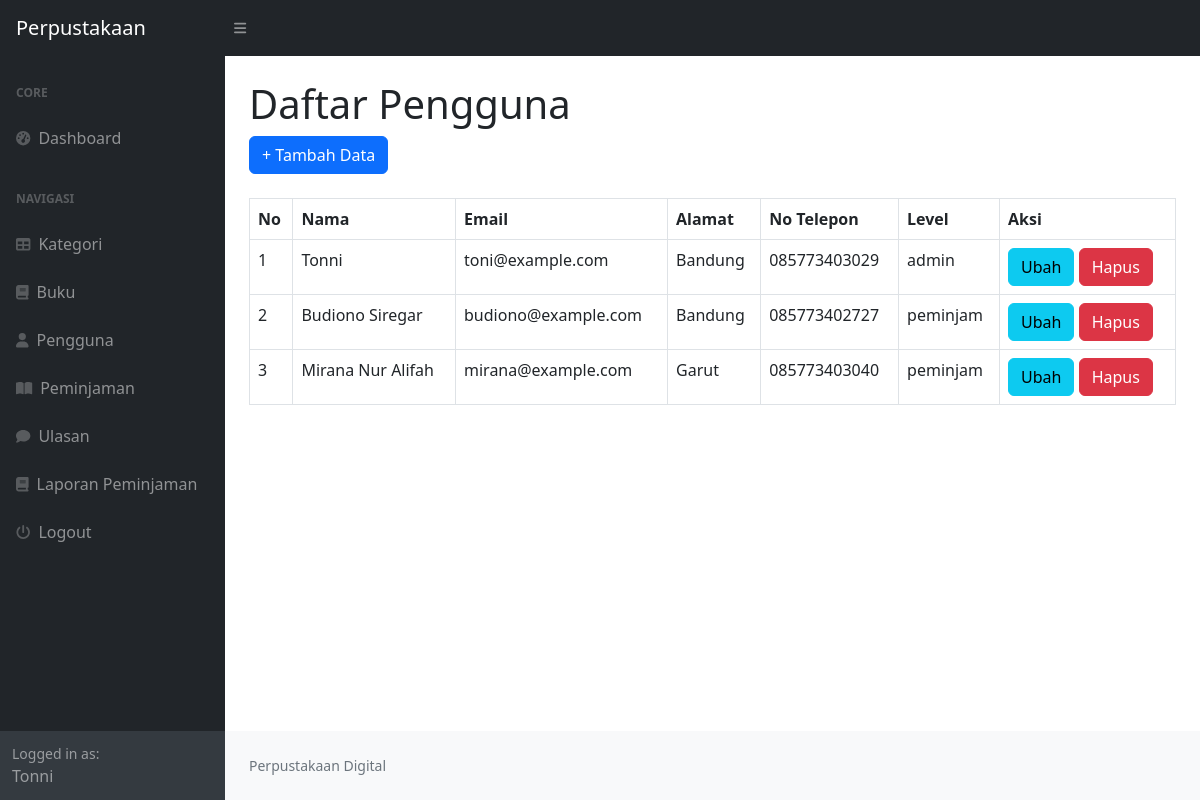
The page /index.php?page=user (signed in) on the database as committed earlier.
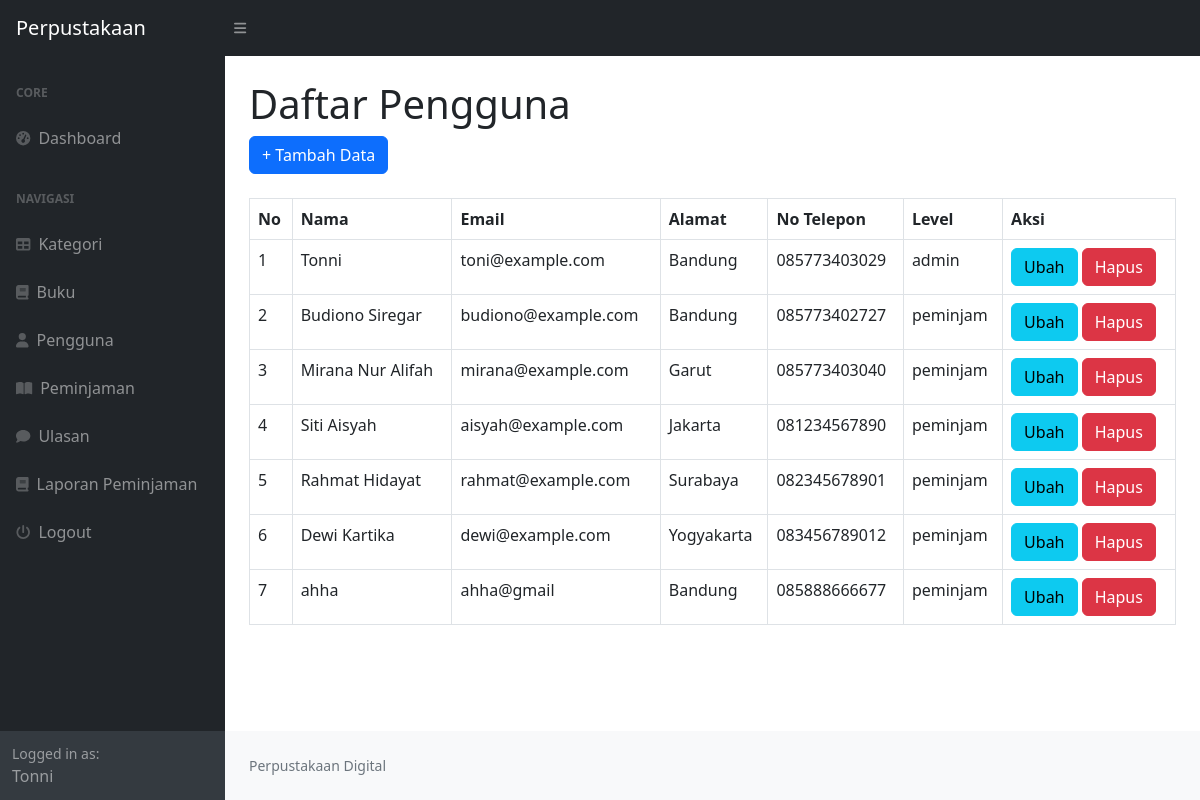
The same page on the database as committed later.
### tables this page shows
CREATE TABLE `user` (
  `id_user` int NOT NULL,
  `nama` varchar(255) DEFAULT NULL,
  `username` varchar(255) DEFAULT NULL,
  `password` varchar(255) DEFAULT NULL,
  `email` varchar(255) DEFAULT NULL,
  `alamat` text,
  `no_telepon` varchar(255) DEFAULT NULL,
  `level` enum('admin','peminjam') DEFAULT NULL
);

### user.php (the view)
<h1 class="mt-4">Daftar Pengguna</h1>
<div class="row">
    <div class="col-md-12">
        <a href="?page=user_tambah" class="btn btn-primary">+ Tambah Data</a>
        <br>
        <br>
        <table class="table table-bordered" id="dataTable" width="100%" cellspacin="5">
            <tr>
                <th>No</th>
                <th>Nama</th>
                <th>Email</th>
                <th>Alamat</th>
                <th>No Telepon</th>
                <th>Level</th>
                <th>Aksi</th>
            </tr>
            <?php
            $i = 1;
                $query = mysqli_query($koneksi, "SELECT id_user, nama, username, email, alamat, no_telepon, level FROM user");
                while($data = mysqli_fetch_array($query)){
                    ?>
                    <tr>
                        <td><?php echo $i++?></td>
                        <td><?php echo $data['nama']; ?></td>
                        <td><?php echo $data['email']; ?></td>
                        <td><?php echo $data['alamat']; ?></td>
                        <td><?php echo $data['no_telepon']; ?></td>
                        <td><?php echo $data['level']; ?></td>
                        <td>
                            <a href="?page=user_ubah&&id=<?php echo $data['id_user']; ?>" class="btn btn-info">Ubah</a>
                            <a onclick="return confirm('Apakah Anda Akan menghapus data ini')" href="?page=user_hapus&&id=<?php echo $data['id_user']; ?>" class="btn btn-danger">Hapus</a>
                        </td>
                    <tr>
                        <?php
                }
            ?>
        </table>
    </div>
</div>

### index.php (shortened to what this page needs)
<!DOCTYPE html>
<html lang="en">
<head>
    <link href="https://cdn.jsdelivr.net/npm/simple-datatables@7.1.2/dist/style.min.css" rel="stylesheet" />
    <link href="css/styles.css" rel="stylesheet" />
</head>
<body class="sb-nav-fixed">
    <nav class="sb-topnav navbar navbar-expand navbar-dark bg-dark">
        <a class="navbar-brand ps-3" href="index.html">Perpustakaan</a>
        <button class="btn btn-link btn-sm order-1 order-lg-0 me-4 me-lg-0" id="sidebarToggle" href="#!"><i class="fas fa-bars"></i></button>
    </nav>
    <div id="layoutSidenav">
        <div id="layoutSidenav_nav">
            <nav class="sb-sidenav accordion sb-sidenav-dark" id="sidenavAccordion">
                <div class="sb-sidenav-menu">
                    <div class="nav">
                        <?php
                        if ($_SESSION["user"]["level"] != "peminjam") {
                        ?>
                            <div class="sb-sidenav-menu-heading">Core</div>
                            <a class="nav-link" href="?">
                                <div class="sb-nav-link-icon"><i class="fas fa-tachometer-alt"></i></div>
                                Dashboard
                            </a>
                        <?php
                        }
                        ?>
                        <div class="sb-sidenav-menu-heading">Navigasi</div>
                        <?php
                        if ($_SESSION["user"]["level"] != "peminjam") {
                        ?>
                            <a class="nav-link" href="?page=kategori">
                                <div class="sb-nav-link-icon"><i class="fas fa-table"></i></div>
                                Kategori
                            </a>
                        <?php
                        }
                        ?>
                        <a class="nav-link" href="?page=buku">
                            <div class="sb-nav-link-icon"><i class="fas fa-book"></i></div>
                            Buku
                        </a>
                        <?php
                        if ($_SESSION["user"]["level"] == "admin") {
                        ?>
                            <a class="nav-link" href="?page=user">
                                <div class="sb-nav-link-icon"><i class="fas fa-user"></i></div>
                                Pengguna
                            </a>
                        <?php
                        }
                        ?>
                        <a class="nav-link" href="?page=peminjaman">
                            <div class="sb-nav-link-icon"><i class="fas fa-book-open"></i></div>
                            Peminjaman
                        </a>
                        <a class="nav-link" href="?page=ulasan">
                            <div class="sb-nav-link-icon"><i class="fas fa-comment"></i></div>
                            Ulasan
                        </a>
                        <?php
                        if ($_SESSION["user"]["level"] != "peminjam") {
                        ?>
                            <a class="nav-link" href="?page=laporan">
                                <div class="sb-nav-link-icon"><i class="fas fa-book"></i></div>
                                Laporan Peminjaman
                            </a>
                        <?php
                        }
                        ?>
                        <a class="nav-link" href="logout.php">
                            <div class="sb-nav-link-icon"><i class="fas fa-power-off"></i></div>
                            Logout
                        </a>
                    </div>
                </div>
                <div class="sb-sidenav-footer">
                    <div class="small">Logged in as:</div>
                    <?php
                    echo $_SESSION['user']['nama'];
                    ?>
                </div>
            </nav>
        </div>
        <div id="layoutSidenav_content">
            <main>
                <div class="container-fluid px-4">
                    <?php
                    $page = isset($_GET['page']) ? $_GET['page'] : 'home';
                    if (file_exists($page . ".php")) {
                        include $page . ".php";
                    } else {
                        include "404.php";
                    }
                    ?>
                </div>
            </main>
            <footer class="py-4 bg-light mt-auto">
                <div class="container-fluid px-4">
                    <div class="d-flex align-items-center justify-content-between small">
                        <div class="text-muted">Perpustakaan Digital</div>
                    </div>
                </div>
            </footer>
        </div>
    </div>
</body>
</html>

Rows that differ between the two databases and show on the page:
added user: nama "Siti Aisyah", email "aisyah@example.com", alamat "Jakarta", no_telepon "081234567890", level "peminjam"
added user: nama "Rahmat Hidayat", email "rahmat@example.com", alamat "Surabaya", no_telepon "082345678901", level "peminjam"
added user: nama "Dewi Kartika", email "dewi@example.com", alamat "Yogyakarta", no_telepon "083456789012", level "peminjam"
added user: nama "ahha", email "ahha@gmail", alamat "Bandung", no_telepon "085888666677", level "peminjam"
